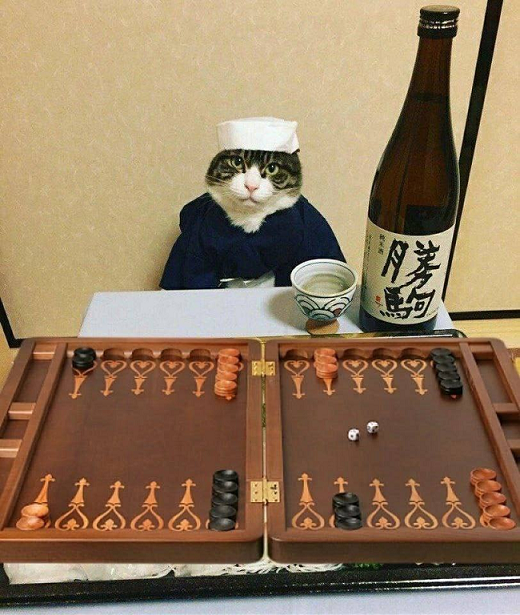
#> input picture LR1/images/katze.png, 520 x 615 px, found by its file name
$ python 5.py
#> lines starting #> are read from the running program, lines starting #| are printed output that depends on the picture
import cv2

img = cv2.imread(r"images\katze.png", cv2.IMREAD_UNCHANGED)
#> img is the input picture: shape (615, 520, 4); mean B, G, R, A 95.1, 122.4, 146.5, 255

cv2.imshow("original", img)
cv2.imshow("hsv", cv2.cvtColor(img, cv2.COLOR_BGR2HSV))
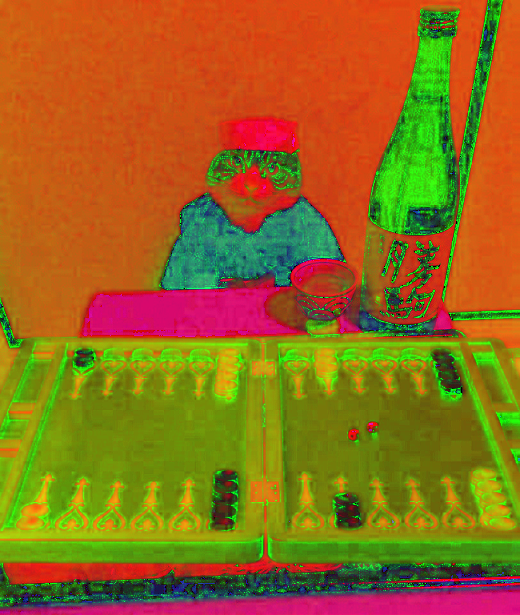
#> window 'hsv': shape (615, 520, 3); mean B, G, R 27.3, 105.8, 148.2

cv2.waitKey(0)
cv2.destroyAllWindows()
